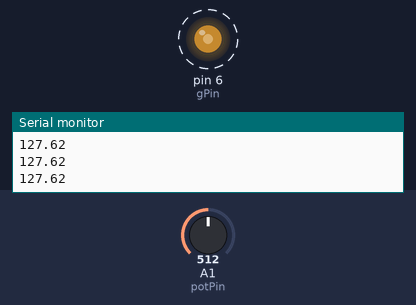
Simulated run of this sketch. Board: Arduino Uno, built with avr-gcc and run on an emulated ATmega328P. On the bench: output pins drawn as LEDs (lit = HIGH), the last lines printed to the serial monitor. Dashed ring = blinking. The inputs (shaded band) are chosen by the test bench; at power-on: A1 (potPin) = 512.

Above: at 1.3 s.
1.4 s: A1 (potPin) set to 900
At 1.64 s:
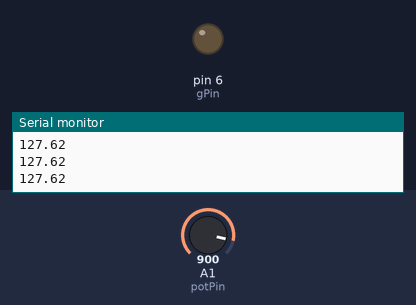
4.6 s: A1 (potPin) set to 716
At 5.16 s:
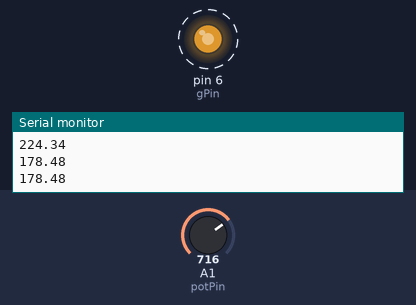
7.8 s: A1 (potPin) set to 122
At 8.11 s:
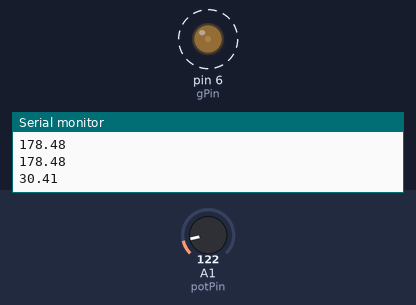
11.0 s: A1 (potPin) set to 511
Timing chart, 0 to 15.2 s (numbered marks = the images above; inputs shaded):
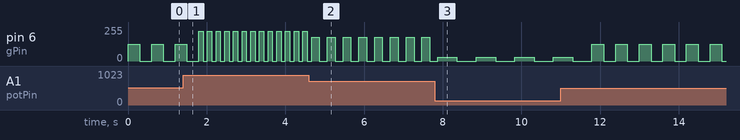

The sketch:

14_dimmableLED.ino
```cpp
int potPin = A1;
int gPin=6;
int potVal;
float LEDVal;
int delayTime=500;


void setup() {
  // put your setup code here, to run once:
pinMode(potPin, INPUT);
pinMode(gPin, OUTPUT);
Serial.begin(9600);
}

void loop() {
  // put your main code here, to run repeatedly:
potVal=analogRead(potPin);
LEDVal=(255./1023.)*potVal;
analogWrite(gPin, LEDVal);
Serial.println(LEDVal);
int d = delayTime*(255-LEDVal)/255+50;
delay(d);
analogWrite(gPin, 0);
delay(d);

}
```

Measured:
- after the input at 4.6 s, pin 6 (gPin): alternates 178/255 for 0.20 s and 0/255 for 0.20 s, starting after 0.07 s
- after the input at 7.8 s, pin 6 (gPin): alternates 30/255 for 0.49 s and 0/255 for 0.49 s, starting after 0.07 s
- by itself, pin 6 (gPin): repeats every 0.22 s: 224/255 0.11 s, 0/255 0.11 s
